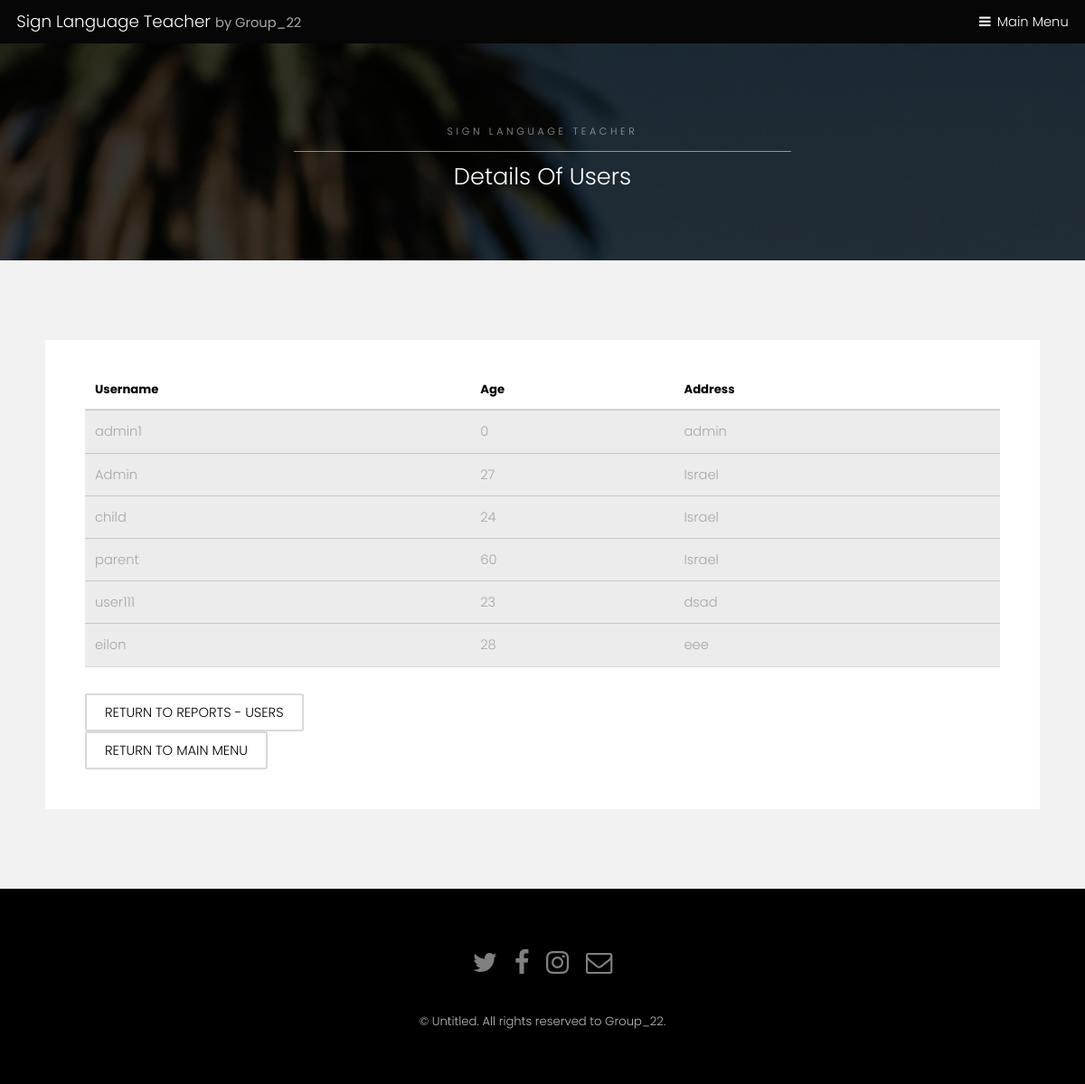
Screenshot of /sign-language-teacher/report-menu/details-of-users with the database file from the repository.
### registration/models.py (models this page shows, shortened)
class UserProfile(models.Model):
    TYPES = (('parent', 'parent'), ('student', 'student'))
    user = models.OneToOneField(User, related_name='profile', on_delete=models.CASCADE, blank=True, null=True)
    son = models.ForeignKey(User, on_delete=models.SET_NULL, blank=True, null=True, related_name='dad')
    address = models.CharField(max_length=100, default='')
    age = models.IntegerField(default=0)
    points = models.IntegerField(default=0)
    type = models.CharField(max_length=10, choices=TYPES, default='student')
    is_admin = models.BooleanField(default=False)
    suspention_time = models.DateTimeField(default=datetime(2000, 1, 1))
    total_minutes = models.FloatField(default=0)
    last_login = models.DateTimeField(default=datetime(2000, 1, 1))
    rank = models.IntegerField(default=0)
    level = models.IntegerField(default=1)
    limit = models.DateTimeField(default=datetime(2000, 1, 1))

### registration/views.py (the view)
# urls.py: path('report-menu/details-of-users', views.reports_users, name='details-of-users'),
def reports_users(request):  # TODO: fix links menu in template
    user = request.user
    user_profile = UserProfile.objects.all()
    user_list = list(user_profile)
    return render(request, 'registration/details-of-users.html', {'user': user_profile, 'user_list': user_list})

### registration/templates/registration/details-of-users.html (shortened to what this page needs)
{% extends 'registration/SubPage.html' %}
{% block title %}
<h2>Details Of Users</h2>
{% endblock %}
{% block data %}
<div class="table-wrapper">
    <table>
        <thead>
        <tr>
            <th>Username</th>
            <th>Age</th>
            <th>Address</th>
        </tr>
        </thead>
        {% for f in user_list %}
        <tbody>
        <tr>
            <td>{{f.user}}</td>
            <td>{{f.age}}</td>
            <td>{{f.address}}</td>
        </tr>
        </tbody>
        {% endfor %}
    </table>
</div>
  {% if up.type == 'student' %}
  <a href="{% url 'registration:reports-menu-users' %}"class="button alt">Return to reports - users</a><br>
{% else %}
    <a href="{% url 'registration:reports-menu-users' %}"class="button alt">Return to reports - users</a><br>
{% endif %}
<a href="{% url 'registration:index' %}"class="button alt">Return to main menu</a><br>
{% endblock %}

### registration/static/registration/sitestyle/assets/css/main.css (style rules this page uses)
html, body, div, span, applet, object, iframe, h1, h2, h3, h4, h5, h6, p, blockquote, pre, a, abbr, acronym, address, big, cite, code, del, dfn, em, img, ins, kbd, q, s, samp, small, strike, strong, sub, sup, tt, var, b, u, i, center, dl, dt, dd, ol, ul, li, fieldset, form, label, legend, table, caption, tbody, tfoot, thead, tr, th, td, article, aside, canvas, details, embed, figure, figcaption, footer, header, hgroup, menu, nav, output, ruby, section, summary, time, mark, audio, video { margin: 0; padding: 0; border: 0; font-size: 100%; font: inherit; vertical-align: baseline; }
body { line-height: 1; }
table { border-collapse: collapse; border-spacing: 0; }
body { -webkit-text-size-adjust: none; }
*, *:before, *:after { -moz-box-sizing: border-box; -webkit-box-sizing: border-box; box-sizing: border-box; }
body { -ms-overflow-style: scrollbar; }
body { background: #fff; }
html { font-size: 13pt; }
@media screen and (max-width: 1680px) { html { font-size: 11pt; } }
@media screen and (max-width: 1280px) { html { font-size: 11pt; } }
body { background-color: #fff; color: #444; }
body, input, select, textarea { font-family: "Poppins", sans-serif; font-weight: 300; font-size: 1rem; line-height: 1.65; }
a { text-decoration: underline; }
h1, h2, h3, h4, h5, h6 { font-weight: 300; line-height: 1.5; margin: 0 0 1rem 0; }
h2 { font-size: 1.75rem; }
a { color: #8a4680; }
h1, h2, h3, h4, h5, h6 { color: #555; }
input[type="submit"], input[type="reset"], input[type="button"], button, .button { -moz-appearance: none; -webkit-appearance: none; -ms-appearance: none; appearance: none; -moz-transition: background-color 0.2s ease-in-out, color 0.2s ease-in-out; -webkit-transition: background-color 0.2s ease-in-out, color 0.2s ease-in-out; -ms-transition: background-color 0.2s ease-in-out, color 0.2s ease-in-out; transition: background-color 0.2s ease-in-out, color 0.2s ease-in-out; border-radius: 2px; border: 0; cursor: pointer; display: inline-block; font-weight: 300; height: 2.85rem; line-height: 2.95rem; padding: 0 1.5rem; text-align: center; text-decoration: none; text-transform: uppercase; white-space: nowrap; }
input[type="submit"], input[type="reset"], input[type="button"], button, .button { background-color: #f2f2f2; color: #000 !important; }
input[type="submit"].alt, input[type="reset"].alt, input[type="button"].alt, button.alt, .button.alt { background-color: transparent; box-shadow: inset 0 0 0 2px rgba(144, 144, 144, 0.25); color: #555 !important; }
.table-wrapper { -webkit-overflow-scrolling: touch; overflow-x: auto; }
table { margin: 0 0 2rem 0; width: 100%; }
table tbody tr { border: solid 1px; border-left: 0; border-right: 0; }
table td { padding: 0.75rem 0.75rem; }
table th { font-size: 0.9rem; font-weight: 700; padding: 0 0.75rem 0.75rem 0.75rem; text-align: left; }
table thead { border-bottom: solid 2px; }
table tbody tr { border-color: rgba(144, 144, 144, 0.25); }
table tbody tr:nth-child(2n + 1) { background-color: rgba(144, 144, 144, 0.075); }
table th { color: #555; }
table thead { border-bottom-color: rgba(144, 144, 144, 0.25); }
.wrapper.style2 a { color: #8a4680; }
.wrapper.style2 input[type="submit"], .wrapper.style2 input[type="reset"], .wrapper.style2 input[type="button"], .wrapper.style2 button, .wrapper.style2 .button { background-color: #000; color: #f2f2f2 !important; }
.wrapper.style2 input[type="submit"].alt, .wrapper.style2 input[type="reset"].alt, .wrapper.style2 input[type="button"].alt, .wrapper.style2 button.alt, .wrapper.style2 .button.alt { background-color: transparent; box-shadow: inset 0 0 0 2px rgba(0, 0, 0, 0.15); color: #000 !important; }
.wrapper.style2 table tbody tr { border-color: rgba(0, 0, 0, 0.15); }
.wrapper.style2 table tbody tr:nth-child(2n + 1) { background-color: rgba(0, 0, 0, 0.075); }
.wrapper.style2 table th { color: #000; }
.wrapper.style2 table thead { border-bottom-color: rgba(0, 0, 0, 0.15); }
.wrapper.style3 h1, .wrapper.style3 h2, .wrapper.style3 h3, .wrapper.style3 h4, .wrapper.style3 h5, .wrapper.style3 h6 { color: #ffffff; }
body.subpage { padding-top: 3.25em; }

### rows the page displays
UserProfile: user "admin1", age "0", address "admin"
UserProfile: user "Admin", age "27", address "Israel"
UserProfile: user "child", age "24", address "Israel"
UserProfile: user "parent", age "60", address "Israel"
UserProfile: user "user111", age "23", address "dsad"
UserProfile: user "eilon", age "28", address "eee"
